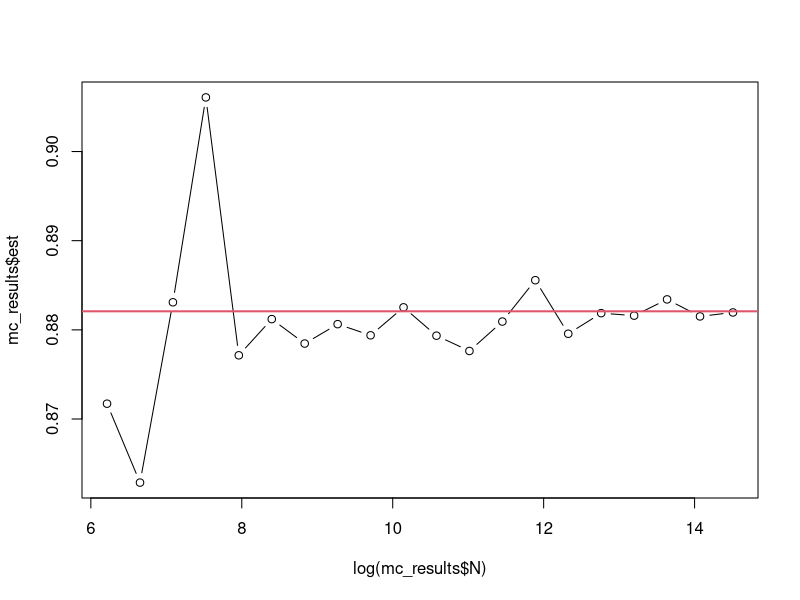
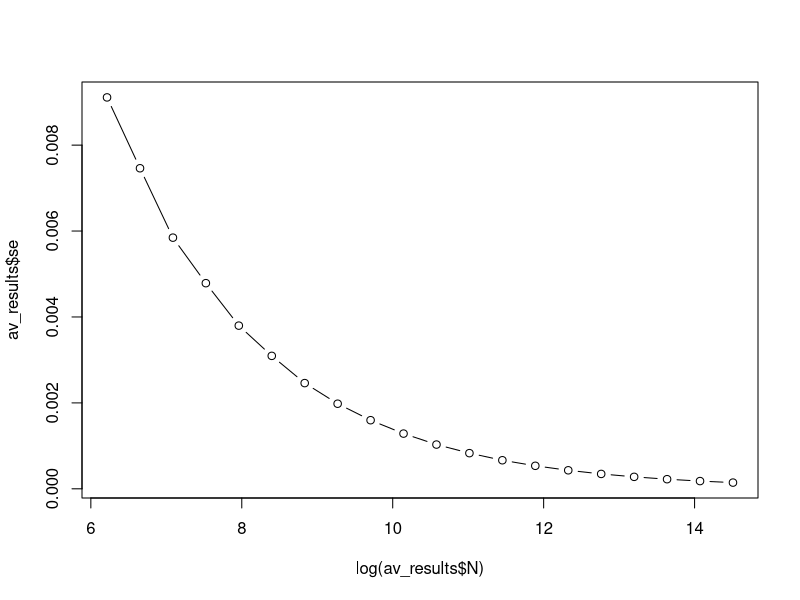
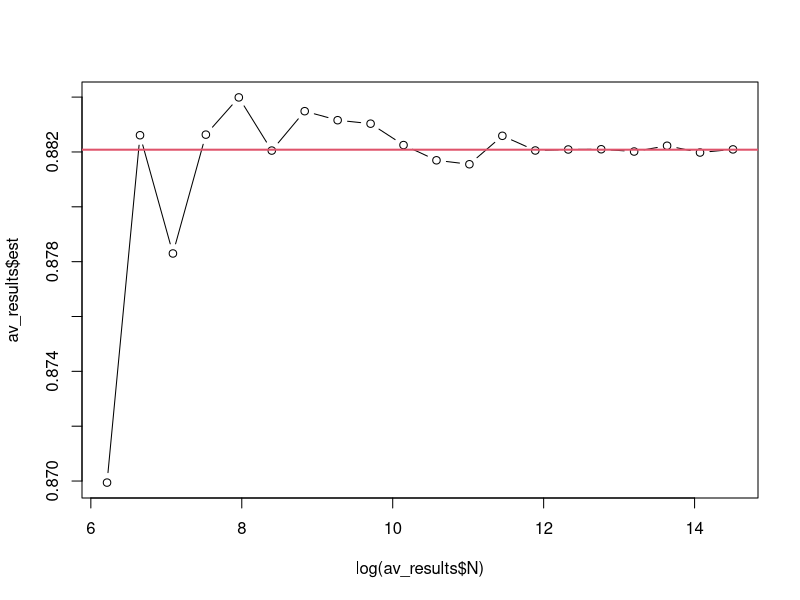
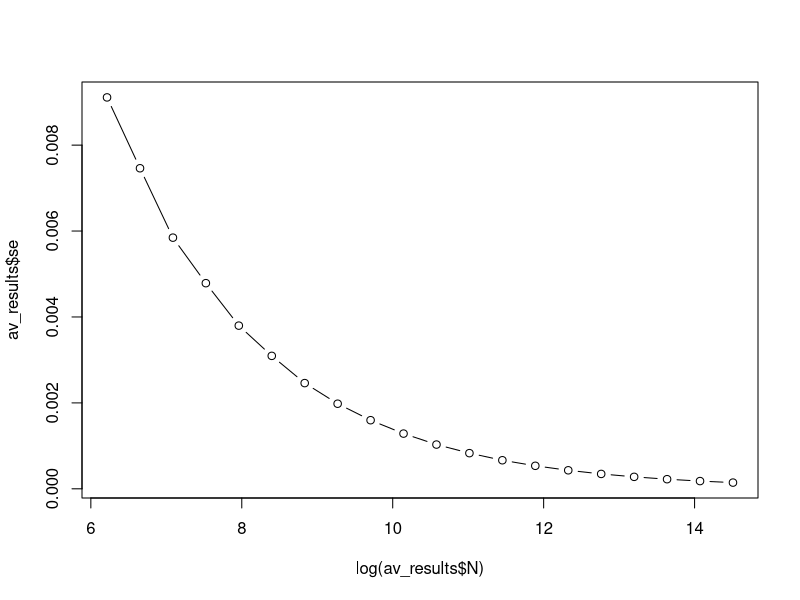
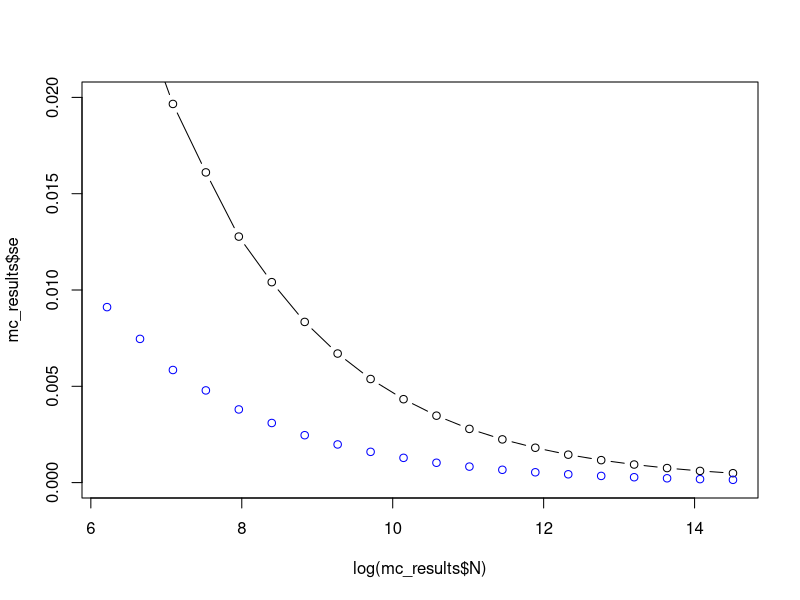
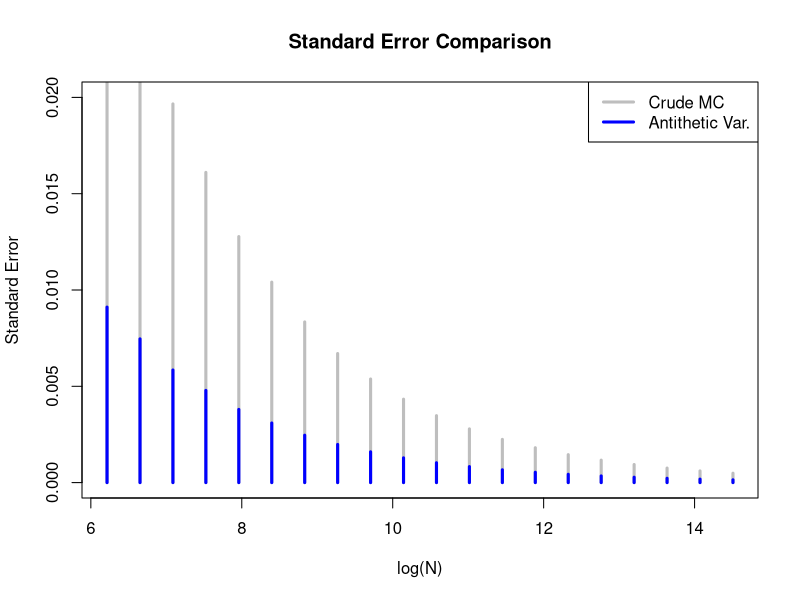
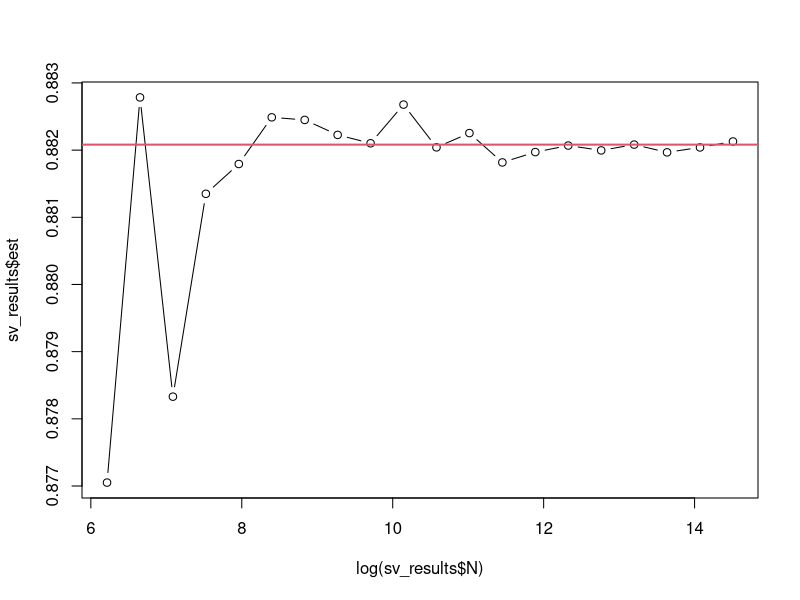
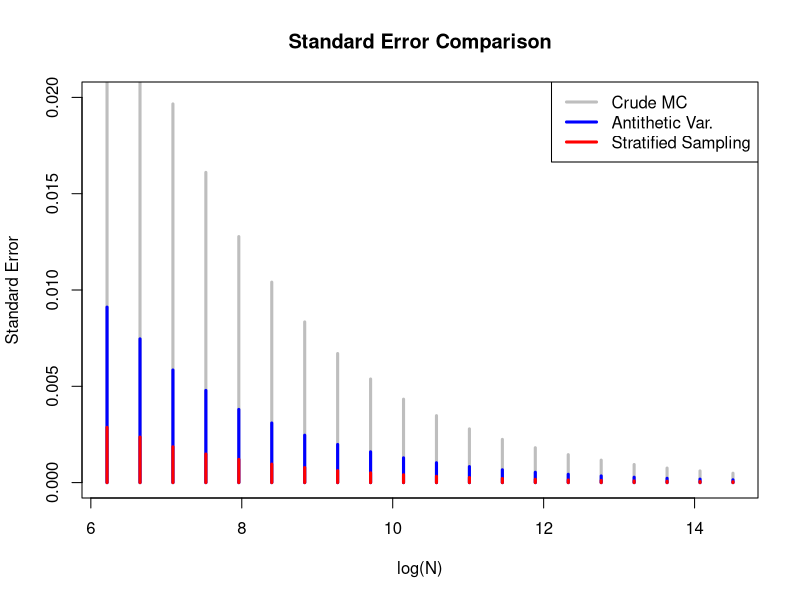

Reproduce these figures in R, in order.
library(dplyr)
library(patchwork)

set.seed(2025)

# helper function that generates truncated normal on [a, b[
rtnorm <- function(n, mean = 0, sd = 1, a = 0, b = Inf){
  Fa <- pnorm(a, mean, sd)
  Fb <- pnorm(b, mean, sd)
  u <- runif(n, Fa, Fb)
  qnorm(u, mean, sd)
}


mc_estimate <- function(N, method = c("unif", "tnorm")){
  # Crude monte carlo method
  method <- match.arg(method)
  
  t0 <- proc.time()[3]
  
  if (method == "unif"){
    u <- runif(N, 0, 2)
    vals <- 2 * exp(-u^2)
  }
  
  if (method == "tnorm"){
    sd <- 1/sqrt(2)
    x <- rtnorm(N, sd = sd, a = -2, b = 2)
    vals <- (pnorm(2, sd = sd) - pnorm(-2, sd = sd)) * sqrt(pi) * (x >= 0) 
  }
  
  t1 <- proc.time()[3]
  est <- mean(vals)
  se <- sd(vals)/sqrt(N)
  
  list(est = est, se = se, time_sec = as.numeric(t1-t0))
}

av_estimate <- function(N, method = c("unif", "tnorm")){
  
  method = match.arg(method)
  
  if (method == "tnorm"){
    # Proposal density dnorm(sd)/(Fb - Fa)
    sd <- 1/sqrt(2)
    h <- (pnorm(2, sd = sd) - pnorm(-2, sd = sd)) * sqrt(pi)
    x <- rtnorm(N, sd = sd, a = -2, b = 2)
    vals <- h * ((x >= 0) + (x <= 0))
  }
  
  if (method == "unif"){
    # Proposal density 1/2
    u <- runif(N, 0, 2)
    vals <- 2 * (exp(-u^2) + exp(-(2 - u)^2))
  }
    
  est <- mean(vals) / 2
  se <- sd(vals)/sqrt(N)
  
  list(est = est, se = se)
}

N_values <- seq(log(500), log(2e6), length.out = 20) |> exp() |> round() |> unique()

mc_results <- lapply(N_values, function(N){
  result <- mc_estimate(N, method = "unif")
  
  data.frame(
    N = N,
    est = result$est,
    se = result$se
  )
})

av_results <- lapply(N_values, function(N){
  result <- av_estimate(N, method = "unif")
  
  data.frame(
    N = N,
    est = result$est,
    se = result$se
  )
})

mc_results <- bind_rows(mc_results)
av_results <- bind_rows(av_results)

I_true <- (pnorm(2, sd = sqrt(1/2)) - pnorm(0, sd = sqrt(1/2))) * sqrt(pi)

# Graphical validation for crude monte-carlo method 
plot(log(mc_results$N), mc_results$est, type = "b")
abline(h = I_true, col = 2, lwd = 2)

# Standard error plot for crude monte-carlo
plot(log(av_results$N), av_results$se, type = "b")

# Graphical validation for antithetic variable method 
plot(log(av_results$N), av_results$est, type = "b")
abline(h = I_true, col = 2, lwd = 2)

# Standard error plot for antithetic variable
plot(log(av_results$N), av_results$se, type = "b")

# Standard error comparison
plot(log(mc_results$N), mc_results$se, type = "b", ylim = c(0, 0.02))
points(log(av_results$N), av_results$se, col = "blue")

# Standard error comparison (type = "h")
plot(log(mc_results$N), mc_results$se, type = "h", col = "grey", ylim = c(0, 0.02), lwd = 3, 
     main = "Standard Error Comparison", ylab = "Standard Error", xlab = "log(N)")
points(log(av_results$N), av_results$se, type = "h", col = "blue", lwd = 3)
legend("topright", legend = c("Crude MC", "Antithetic Var."), col = c("grey", "blue"), lwd = 3)


sv_estimate <- function(N, allocation = c("equal", "optimal")){
  # Stratified sampling method
  K <- 10
  
  allocation <- match.arg(allocation)
  if (allocation == "equal"){
    n_per_stratum <- rep(floor(N / K), K)
  }
  if (allocation == "optimal"){
    # Preliminary run to estimate variances in each stratum
  }
  est_strata <- numeric(K)
  var_strata <- numeric(K)
  for (k in 1:K){
    u <- runif(n_per_stratum[k], (k - 1)/K, k/K)
    x <- 2 * u
    vals_stratum <- 2 * exp(-x^2)
    
    est_strata[k] <- mean(vals_stratum)
    var_strata[k] <- var(vals_stratum) / n_per_stratum[k]
  }
  
  # The choice of n_per_stratum doesn't affect the probability
  est <- sum(est_strata) / K
  se <- sqrt(sum(var_strata)) / K
  
  list(est = est, se = se)
}

sv_results <- lapply(N_values, function(N){
  result <- sv_estimate(N, allocation = "equal")
  
  data.frame(
    N = N,
    est = result$est,
    se = result$se
  )
})
sv_results <- bind_rows(sv_results)
# Graphical validation for stratified sampling method
plot(log(sv_results$N), sv_results$est, type = "b")
abline(h = I_true, col = 2, lwd = 2)

# ==============================================================================
# Compare standard errors
plot(log(mc_results$N), mc_results$se, col = "grey", type = "h", ylim = c(0, 0.02), lwd = 3,
     main = "Standard Error Comparison", ylab = "Standard Error", xlab = "log(N)")
points(log(av_results$N), av_results$se, col = "blue", type = "h", lwd = 3)
points(log(sv_results$N), sv_results$se, col = "red", type = "h", lwd = 3)
legend("topright", legend = c("Crude MC", "Antithetic Var.", "Stratified Sampling"), 
       col = c("grey", "blue", "red"), lwd = 3)






